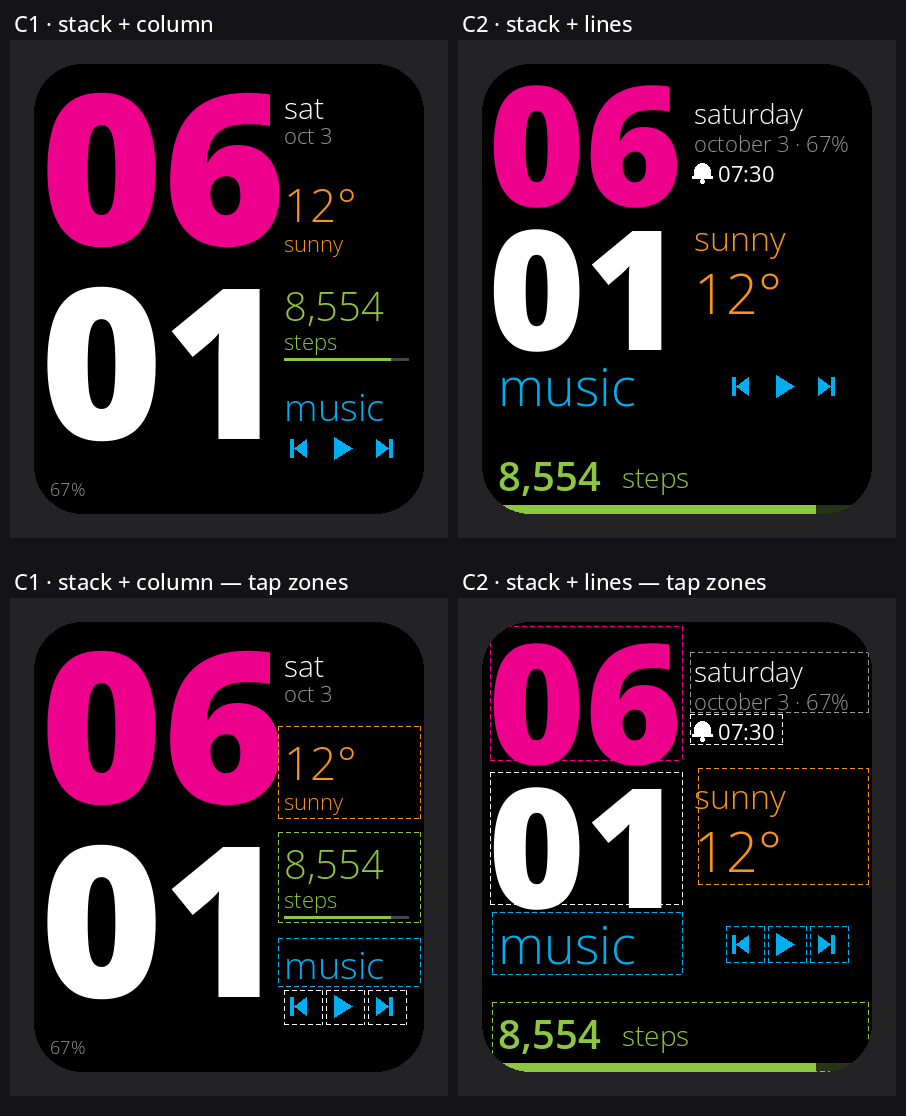

Here is the Python script that generated this plot:
from render import *
from hub import mini_controls
from PIL import Image, ImageDraw

def bell(d,cx,cy,col):
    d.pieslice((cx-8,cy-9,cx+8,cy+9),180,360,fill=col); d.rectangle((cx-8,cy,cx+8,cy+4),fill=col)
    d.rectangle((cx-10,cy+4,cx+10,cy+6),fill=col); d.ellipse((cx-2,cy+7,cx+2,cy+11),fill=col)

def c1(ann):  # heavy stack left, hub words in a right column
    im=Image.new("RGB",(W,H),BLACK); d=ImageDraw.Draw(im)
    T(d,(6,-44),"06",210,MAG,800); T(d,(6,150),"01",210,WHITE,800)
    x=250
    T(d,(x,22),"sat",30,WHITE,300); T(d,(x,56),"oct 3",22,GREY,300)
    T(d,(x,108),"12°",46,ORA,300); T(d,(x,164),"sunny",22,ORA,300)
    T(d,(x,214),"8,554",40,LIM,300); T(d,(x,262),"steps",22,LIM,300)
    d.rectangle((x,294,x+124,296),fill=DGREY); d.rectangle((x,294,x+int(124*.855),296),fill=LIM)
    T(d,(x,316),"music",38,CYA,300)
    mini_controls(d,x+6,384,CYA)
    T(d,(16,412),"67%",18,GREY)
    if ann: tap(d,(x-6,104,386,196),ORA); tap(d,(x-6,210,386,300),LIM); tap(d,(x-6,316,386,364),CYA)
    for i in range(3) if ann else []: tap(d,(x+i*42,368,x+i*42+38,402),WHITE)
    return im

def c2(ann):  # heavy stack top-left, hub lines bleed off under / beside
    im=Image.new("RGB",(W,H),BLACK); d=ImageDraw.Draw(im)
    T(d,(6,-36),"06",166,MAG,800); T(d,(6,108),"01",166,WHITE,800)
    T(d,(212,30),"saturday",28,WHITE,300); T(d,(212,64),"october 3 · 67%",22,GREY,300); bell(d,220,108,WHITE); T(d,(236,94),"07:30",22,WHITE,400)
    T(d,(212,150),"sunny",34,ORA,300); T(d,(212,190),"12°",56,ORA,300)
    T(d,(16,384),"8,554",40,LIM,600); T(d,(140,394),"steps",28,LIM,300)
    d.rectangle((0,441,W,H),fill=(40,52,22)); d.rectangle((0,441,int(W*.855),H),fill=LIM)
    T(d,(16,286),"music",52,CYA,300); mini_controls(d,250,322,CYA)
    if ann: tap(d,(216,146,386,262),ORA); tap(d,(10,380,386,449),LIM); tap(d,(10,290,200,352),CYA); tap(d,(208,92,300,122),WHITE); tap(d,(208,30,386,90),GREY); tap(d,(8,4,200,138),MAG); tap(d,(8,150,200,282),WHITE)
    for i in range(3) if ann else []: tap(d,(244+i*42,304,244+i*42+38,340),CYA)
    return im

names=[("C1 · stack + column",c1),("C2 · stack + lines",c2)]
tiles=[[frame(fn(a)) for _,fn in names] for a in (False,True)]
tw,th=tiles[0][0].size
sheet=Image.new("RGB",(tw*2+30,th*2+120),(20,20,22)); d=ImageDraw.Draw(sheet)
for r,row in enumerate(tiles):
    for i,t in enumerate(row):
        x,y=10+i*(tw+10),40+r*(th+60); sheet.paste(t,(x,y))
        T(d,(x+4,y-32),names[i][0]+(" — tap zones" if r else ""),22,WHITE,500)
sheet.save("stack.png"); print("ok")
